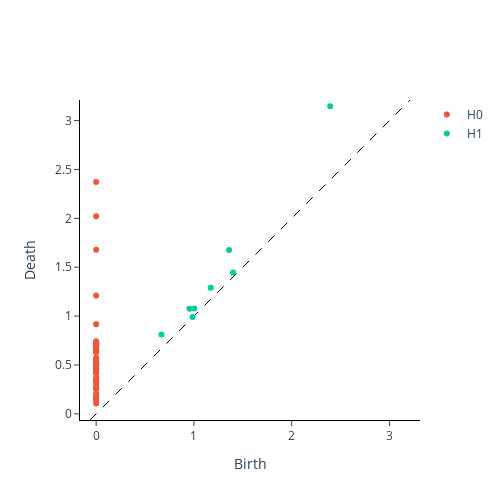
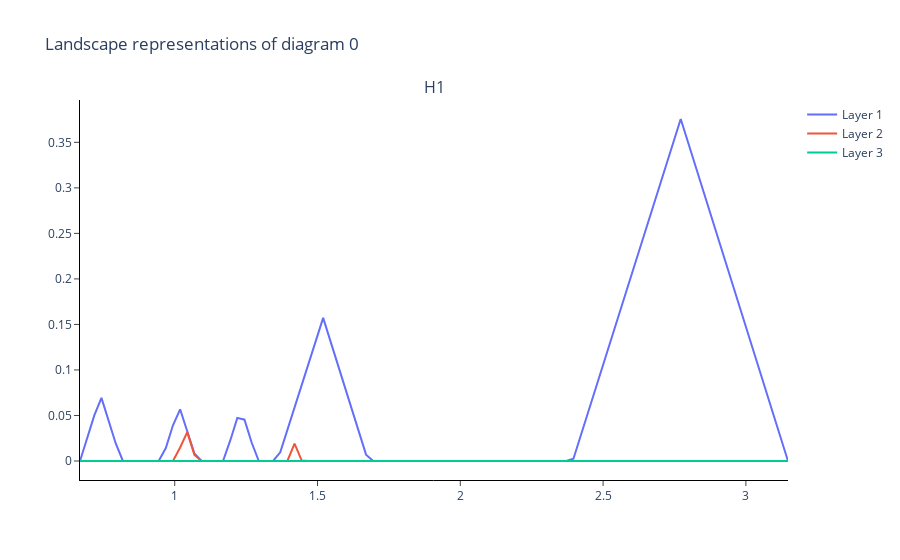

The code cell stored with these charts, in order, in its notebook:
### Code cell
print('Trough 1')
index = 485 - 50 - 15
pointcloud = X_sw[index]
sns.scatterplot(pointcloud[:,0], pointcloud[:,1])

plt.annotate('Correlation = ' + str(round(np.corrcoef(X_sw[index][:,0], X_sw[index][:,1])[0,1], 2)), 
        xy=(-2, 3),
        xycoords= 'data',
        arrowprops=dict(facecolor= 'black'
                        , shrink=0.1
                       ),
        horizontalalignment='right',
        verticalalignment= 'top',
        size = 12)
plt.annotate('Variability = ' + str(round((np.var(X_sw[index][:,0]) + np.var(X_sw[index][:,1])) / 2, 2)), 
        xy=(-2, 2),
        xycoords= 'data',
        arrowprops=dict(facecolor= 'black'
                        , shrink=0.1
                       ),
        horizontalalignment='right',
        verticalalignment= 'top',
        size = 12)
plt.title('Point Cloud at Trough 1')
plt.show()
from gtda.homology import VietorisRipsPersistence


vrp = VietorisRipsPersistence()
vrp.fit_transform_plot(pointcloud.reshape(1, *pointcloud.shape))
plt.show()

layers = 3
pl = PersistenceLandscape(layers)
persistencediagram = vrp.fit_transform(pointcloud.reshape(1, *pointcloud.shape))
landscapedata = pl.fit_transform(persistencediagram)
pl.plot(landscapedata, 
        homology_dimensions = [1], 
        plotly_params=None)
